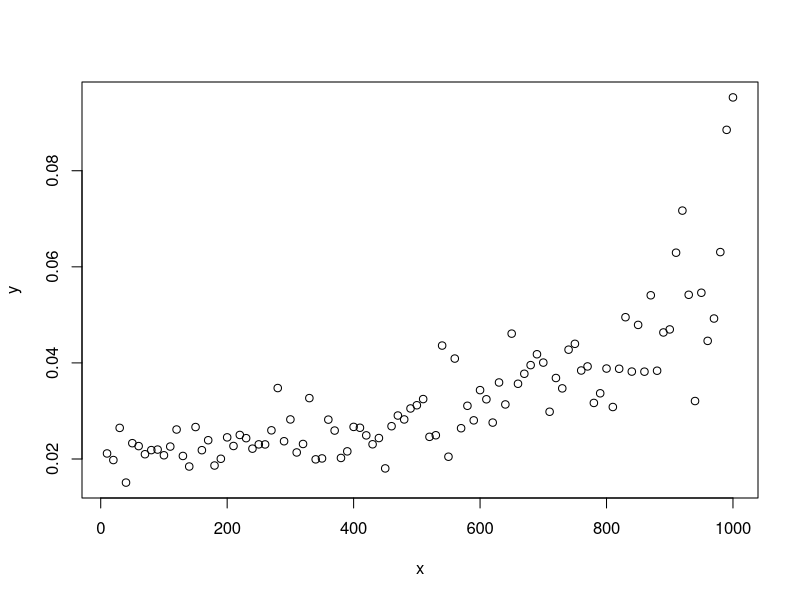
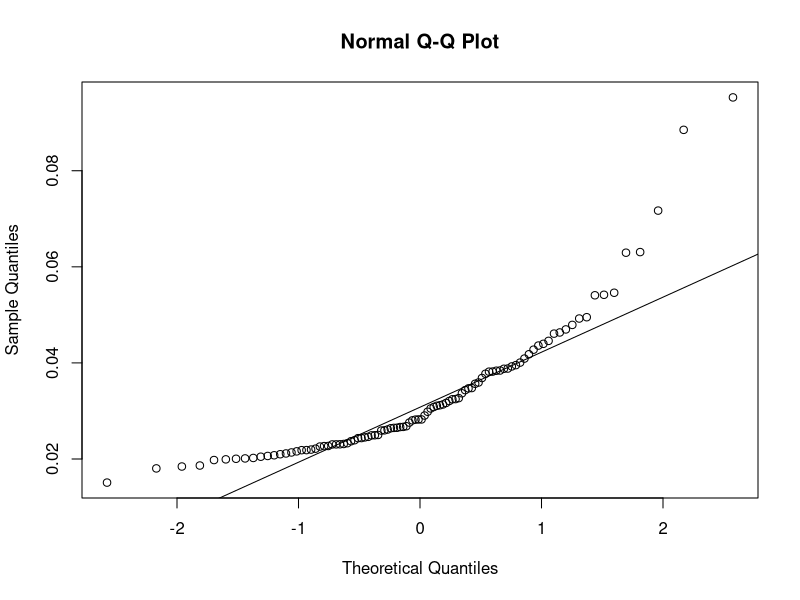
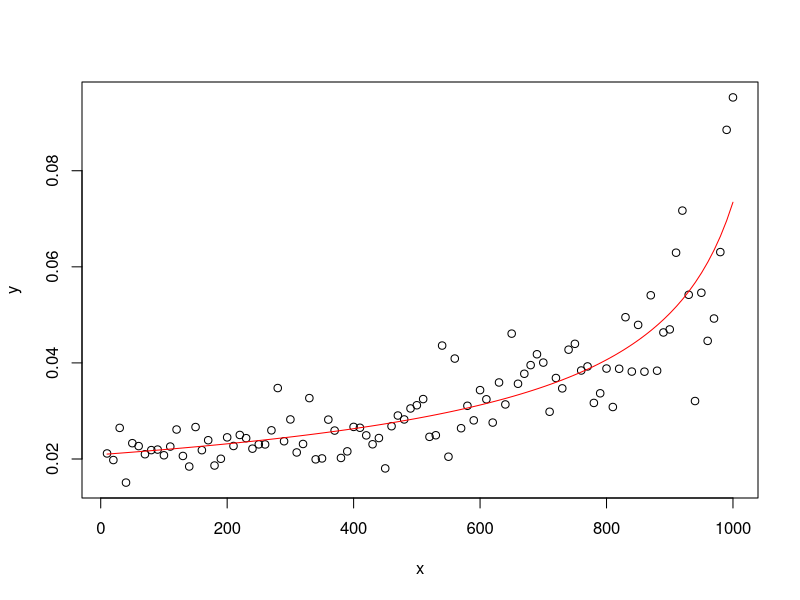

Write the R code that produced these figures, in order.
## ---- chunk 1
knitr::opts_chunk$set(echo = TRUE)
## ---- chunk 2
library("readxl")
DATA_HANDIN <- read_excel("DATA_HANDIN.xlsx")
data <- DATA_HANDIN
data$y <- as.numeric(data$y)
## ---- chunk 3
plot(data)
qqnorm(data$y)
qqline(data$y)
## ---- chunk 4
y <- data$y
x <- data$x
mu <- mean(y)

mod = glm(formula=y~x,family=inverse.gaussian(link = "1/mu^2"))
coef = coefficients(mod); coef
## ---- chunk 5
confbeta = confint.default(mod); confbeta
## ---- chunk 6
plot(data)
curve((coef[1] + coef[2]*x)^(1/(-2)),add=TRUE,col="red") 
## ---- chunk 7
D = deviance(mod); D
1-pchisq(D,length(x)-length(coef))
